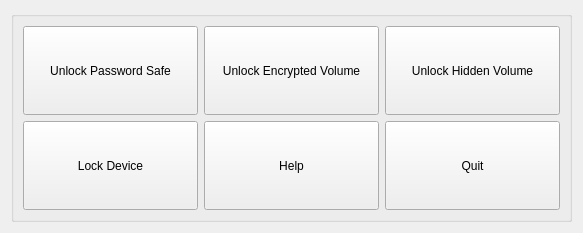
      <widget class="QWidget" name="tab_5">
       <attribute name="title">
        <string>Overview</string>
       </attribute>
       <layout class="QGridLayout" name="gridLayout_6">
        <item row="0" column="0">
         <widget class="QGroupBox" name="groupBox_3">
          <property name="sizePolicy">
           <sizepolicy hsizetype="Fixed" vsizetype="Fixed">
            <horstretch>0</horstretch>
            <verstretch>0</verstretch>
           </sizepolicy>
          </property>
          <property name="minimumSize">
           <size>
            <width>561</width>
            <height>211</height>
           </size>
          </property>
          <property name="title">
           <string/>
          </property>
          <property name="alignment">
           <set>Qt::AlignCenter</set>
          </property>
          <property name="flat">
           <bool>false</bool>
          </property>
          <property name="checkable">
           <bool>false</bool>
          </property>
          <layout class="QGridLayout" name="gridLayout_5">
           <item row="0" column="0">
            <widget class="QPushButton" name="btn_dial_PWS">
             <property name="enabled">
              <bool>true</bool>
             </property>
             <property name="sizePolicy">
              <sizepolicy hsizetype="MinimumExpanding" vsizetype="MinimumExpanding">
               <horstretch>0</horstretch>
               <verstretch>0</verstretch>
              </sizepolicy>
             </property>
             <property name="styleSheet">
              <string notr="true"/>
             </property>
             <property name="text">
              <string>Unlock Password Safe</string>
             </property>
             <property name="icon">
              <iconset resource="resources.qrc">
               <normaloff>:/images/new/icon_safe.svg</normaloff>:/images/new/icon_safe.svg</iconset>
             </property>
            </widget>
           </item>
           <item row="0" column="1">
            <widget class="QPushButton" name="btn_dial_EV">
             <property name="sizePolicy">
              <sizepolicy hsizetype="MinimumExpanding" vsizetype="MinimumExpanding">
               <horstretch>0</horstretch>
               <verstretch>0</verstretch>
              </sizepolicy>
             </property>
             <property name="styleSheet">
              <string notr="true">#upLeft { background-color: transparent; border-image: url(:/images/new/icon_safe.svg); background: none; border: none; background-repeat: none; }</string>
             </property>
             <property name="text">
              <string>Unlock Encrypted Volume</string>
             </property>
             <property name="icon">
              <iconset resource="resources.qrc">
               <normaloff>:/images/new/icon_harddrive.svg</normaloff>:/images/new/icon_harddrive.svg</iconset>
             </property>
            </widget>
           </item>
           <item row="0" column="2">
            <widget class="QPushButton" name="btn_dial_HV">
             <property name="sizePolicy">
              <sizepolicy hsizetype="MinimumExpanding" vsizetype="MinimumExpanding">
               <horstretch>0</horstretch>
               <verstretch>0</verstretch>
              </sizepolicy>
             </property>
             <property name="styleSheet">
              <string notr="true">#upLeft { background-color: transparent; border-image: url(:/images/new/icon_safe.svg); background: none; border: none; background-repeat: none; }</string>
             </property>
             <property name="text">
              <string>Unlock Hidden Volume</string>
             </property>
             <property name="icon">
              <iconset resource="resources.qrc">
               <normaloff>:/images/new/icon_harddrive.svg</normaloff>:/images/new/icon_harddrive.svg</iconset>
             </property>
            </widget>
           </item>
           <item row="1" column="0">
            <widget class="QPushButton" name="btn_dial_lock">
             <property name="sizePolicy">
              <sizepolicy hsizetype="MinimumExpanding" vsizetype="MinimumExpanding">
               <horstretch>0</horstretch>
               <verstretch>0</verstretch>
              </sizepolicy>
             </property>
             <property name="styleSheet">
              <string notr="true">#upLeft { background-color: transparent; border-image: url(:/images/new/icon_safe.svg); background: none; border: none; background-repeat: none; }</string>
             </property>
             <property name="text">
              <string>Lock Device</string>
             </property>
             <property name="icon">
              <iconset resource="resources.qrc">
               <normaloff>:/images/new/icon_unsafe.svg</normaloff>:/images/new/icon_unsafe.svg</iconset>
             </property>
            </widget>
           </item>
           <item row="1" column="1">
            <widget class="QPushButton" name="btn_dial_help">
             <property name="sizePolicy">
              <sizepolicy hsizetype="MinimumExpanding" vsizetype="MinimumExpanding">
               <horstretch>0</horstretch>
               <verstretch>0</verstretch>
              </sizepolicy>
             </property>
             <property name="styleSheet">
              <string notr="true">#upLeft { background-color: transparent; border-image: url(:/images/new/icon_safe.svg); background: none; border: none; background-repeat: none; }</string>
             </property>
             <property name="text">
              <string>Help</string>
             </property>
             <property name="icon">
              <iconset resource="resources.qrc">
               <normaloff>:/images/new/icon_fragezeichen.svg</normaloff>:/images/new/icon_fragezeichen.svg</iconset>
             </property>
            </widget>
           </item>
           <item row="1" column="2">
            <widget class="QPushButton" name="btn_dial_quit">
             <property name="sizePolicy">
              <sizepolicy hsizetype="MinimumExpanding" vsizetype="MinimumExpanding">
               <horstretch>0</horstretch>
               <verstretch>0</verstretch>
              </sizepolicy>
             </property>
             <property name="styleSheet">
              <string notr="true">#upLeft { background-color: transparent; border-image: url(:/images/new/icon_safe.svg); background: none; border: none; background-repeat: none; }</string>
             </property>
             <property name="text">
              <string>Quit</string>
             </property>
             <property name="icon">
              <iconset resource="resources.qrc">
               <normaloff>:/images/new/icon_quit.svg</normaloff>:/images/new/icon_quit.svg</iconset>
             </property>
            </widget>
           </item>
          </layout>
         </widget>
        </item>
       </layout>
      </widget>
